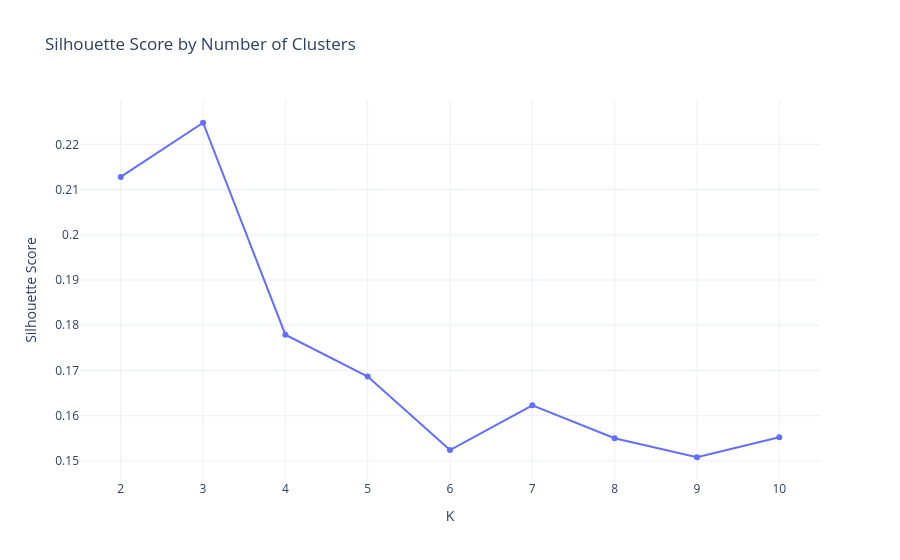

Notebook code cell kept with this figure:
### Code cell
silhouette_scores = []

for k in k_values:
    model = KMeans(
        n_clusters=k,
        random_state=42,
        n_init=10
    )
    labels = model.fit_predict(X)
    score = silhouette_score(X, labels)
    silhouette_scores.append(score)

silhouette_df = pd.DataFrame({
    'K': list(k_values),
    'Silhouette Score': silhouette_scores
})

fig = px.line(
    silhouette_df,
    x='K',
    y='Silhouette Score',
    markers=True,
    title='Silhouette Score by Number of Clusters'
)

fig.update_layout(template='plotly_white')
fig.show()

silhouette_df

### Figure 1 — Plotly figure (JSON) as saved in the notebook; plotly's stock layout.template omitted (floating-point values rounded to 4 significant figures)
{"data": [{"hovertemplate": "K=%{x}<br>Silhouette Score=%{y}<extra></extra>", "legendgroup": "", "line": {"color": "#636efa", "dash": "solid"}, "marker": {"symbol": "circle"}, "mode": "lines+markers", "name": "", "orientation": "v", "showlegend": false, "type": "scatter", "x": [2, 3, 4, 5, 6, 7, 8, 9, 10], "xaxis": "x", "y": [0.2128, 0.2248, 0.1779, 0.1686, 0.1524, 0.1623, 0.155, 0.1508, 0.1552], "yaxis": "y"}], "layout": {"legend": {"tracegroupgap": 0}, "title": {"text": "Silhouette Score by Number of Clusters"}, "xaxis": {"anchor": "y", "domain": [0, 1], "title": {"text": "K"}}, "yaxis": {"anchor": "x", "domain": [0, 1], "title": {"text": "Silhouette Score"}}}}
